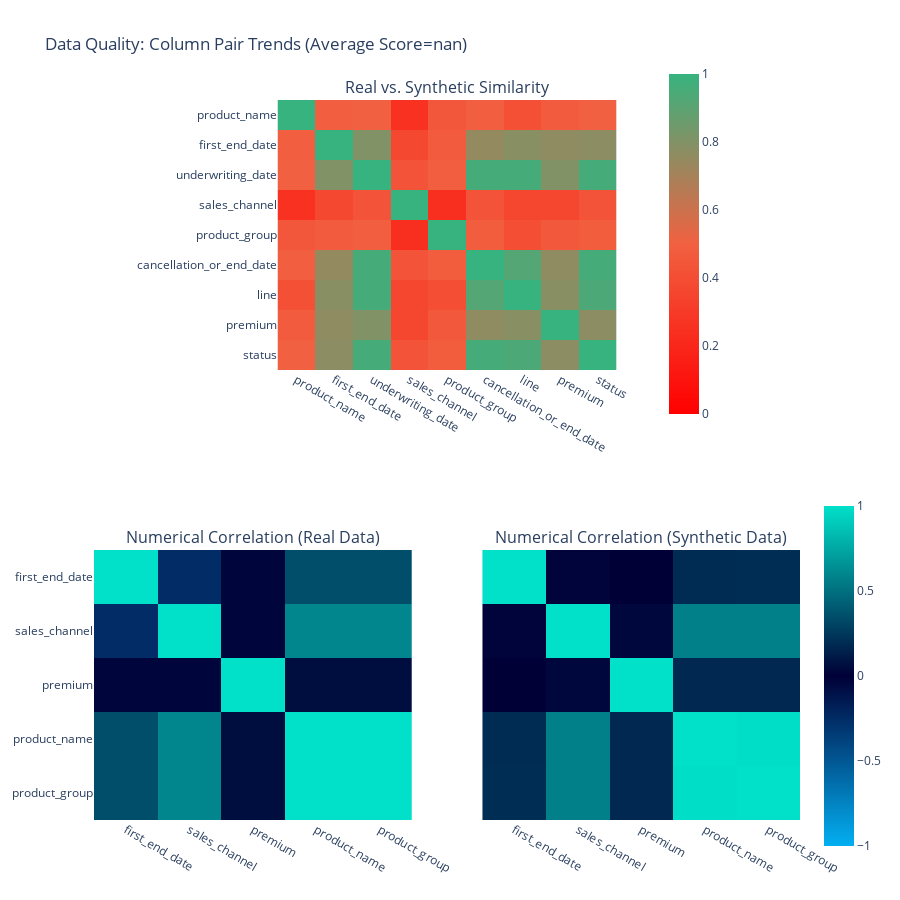

Source (notebook cell):
### Code cell
fig = report.get_visualization(
    property_name='Column Pair Trends',
    table_name='policy')

fig.show()

### Figure 1 — Plotly figure (JSON) as saved in the notebook; plotly's stock layout.template omitted (floating-point values rounded to 4 significant figures)
{"data": [{"coloraxis": "coloraxis", "hovertemplate": "<b>Column Pair</b><br>(%{x},%{y})<br><br>Similarity: %{z}<extra></extra>", "type": "heatmap", "x": ["product_name", "first_end_date", "underwriting_date", "sales_channel", "product_group", "cancellation_or_end_date", "line", "premium", "status"], "xaxis": "x", "y": ["product_name", "first_end_date", "underwriting_date", "sales_channel", "product_group", "cancellation_or_end_date", "line", "premium", "status"], "yaxis": "y", "z": [[1, 0.49, 0.5, 0.25, 0.45, 0.49, 0.41, 0.47, 0.5], [0.49, 1, 0.8, 0.37, 0.47, 0.75, 0.78, 0.76, 0.77], [0.5, 0.8, 1, 0.43, 0.49, 0.96, 0.96, 0.8, 0.96], [0.25, 0.37, 0.43, 1, 0.24, 0.43, 0.36, 0.36, 0.43], [0.45, 0.47, 0.49, 0.24, 1, 0.48, 0.4, 0.46, 0.48], [0.49, 0.75, 0.96, 0.43, 0.48, 1, 0.92, 0.76, 0.96], [0.41, 0.78, 0.96, 0.36, 0.4, 0.92, 1, 0.78, 0.94], [0.47, 0.76, 0.8, 0.36, 0.46, 0.76, 0.78, 1, 0.77], [0.5, 0.77, 0.96, 0.43, 0.48, 0.96, 0.94, 0.77, 1]]}, {"coloraxis": "coloraxis2", "customdata": [[1, -0.02, 0, 0.19, 0.2], [-0.02, 1, -0.04, 0.57, 0.57], [0, -0.04, 1, 0.18, 0.18], [0.19, 0.57, 0.18, 1, 0.99], [0.2, 0.57, 0.18, 0.99, 1]], "hovertemplate": "<b>Correlation</b><br>(%{x},%{y})<br><br>Real: %{z}<br>(vs. Synthetic: %{customdata})<extra></extra>", "type": "heatmap", "x": ["first_end_date", "sales_channel", "premium", "product_name", "product_group"], "xaxis": "x2", "y": ["first_end_date", "sales_channel", "premium", "product_name", "product_group"], "yaxis": "y2", "z": [[1, -0.25, -0.03, 0.35, 0.35], [-0.25, 1, -0.03, 0.6, 0.6], [-0.03, -0.03, 1, 0.06, 0.06], [0.35, 0.6, 0.06, 1, 1], [0.35, 0.6, 0.06, 1, 1]]}, {"coloraxis": "coloraxis2", "customdata": [[1, -0.25, -0.03, 0.35, 0.35], [-0.25, 1, -0.03, 0.6, 0.6], [-0.03, -0.03, 1, 0.06, 0.06], [0.35, 0.6, 0.06, 1, 1], [0.35, 0.6, 0.06, 1, 1]], "hovertemplate": "<b>Correlation</b><br>(%{x},%{y})<br><br>Synthetic: %{z}<br>(vs. Real: %{customdata})<extra></extra>", "type": "heatmap", "x": ["first_end_date", "sales_channel", "premium", "product_name", "product_group"], "xaxis": "x3", "y": ["first_end_date", "sales_channel", "premium", "product_name", "product_group"], "yaxis": "y3", "z": [[1, -0.02, 0, 0.19, 0.2], [-0.02, 1, -0.04, 0.57, 0.57], [0, -0.04, 1, 0.18, 0.18], [0.19, 0.57, 0.18, 1, 0.99], [0.2, 0.57, 0.18, 0.99, 1]]}], "layout": {"annotations": [{"font": {"size": 16}, "showarrow": false, "text": "Real vs. Synthetic Similarity", "x": 0.5, "xanchor": "center", "xref": "paper", "y": 1, "yanchor": "bottom", "yref": "paper"}, {"font": {"size": 16}, "showarrow": false, "text": "Numerical Correlation (Real Data)", "x": 0.225, "xanchor": "center", "xref": "paper", "y": 0.375, "yanchor": "bottom", "yref": "paper"}, {"font": {"size": 16}, "showarrow": false, "text": "Numerical Correlation (Synthetic Data)", "x": 0.775, "xanchor": "center", "xref": "paper", "y": 0.375, "yanchor": "bottom", "yref": "paper"}], "coloraxis": {"cmax": 1, "cmin": 0, "colorbar": {"len": 0.5, "x": 0.8, "y": 0.8}, "colorscale": [[0, "#FF0000"], [0.5, "#F16141"], [1, "#36B37E"]]}, "coloraxis2": {"cmax": 1, "cmin": -1, "colorbar": {"len": 0.5, "y": 0.2}, "colorscale": [[0, "#03AFF1"], [0.5, "#000036"], [1, "#01E0C9"]]}, "height": 900, "title": {"text": "Data Quality: Column Pair Trends (Average Score=nan)"}, "width": 900, "xaxis": {"anchor": "y", "domain": [0.26, 0.74]}, "xaxis2": {"anchor": "y2", "domain": [0, 0.45]}, "xaxis3": {"anchor": "y3", "domain": [0.55, 1], "matches": "x2"}, "yaxis": {"anchor": "x", "autorange": "reversed", "domain": [0.625, 1]}, "yaxis2": {"anchor": "x2", "autorange": "reversed", "domain": [0, 0.375]}, "yaxis3": {"anchor": "x3", "autorange": "reversed", "domain": [0, 0.375], "matches": "y2", "visible": false}}}
